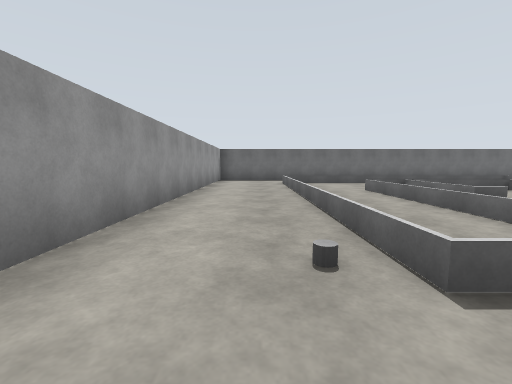
View 1 (above)

21 first-person views from a walk through a Gazebo world. The camera is 1.2 m above the floor, tilts 6° down and sees 90° across. The floor is counted in squares, 2 m on a side. Each view is taken from the middle of a square. On the plan, view 1 faces up. The plan holds only what a view shows up to about 9 squares ahead; the rest is blank.

View 2
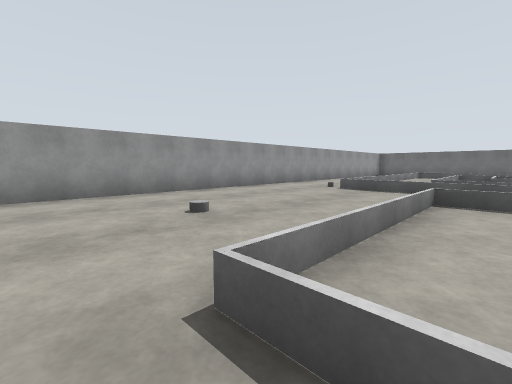

View 3
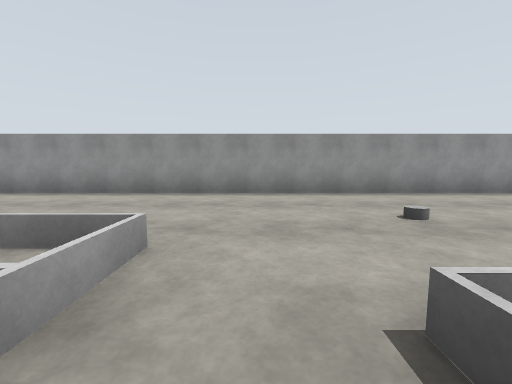

View 4
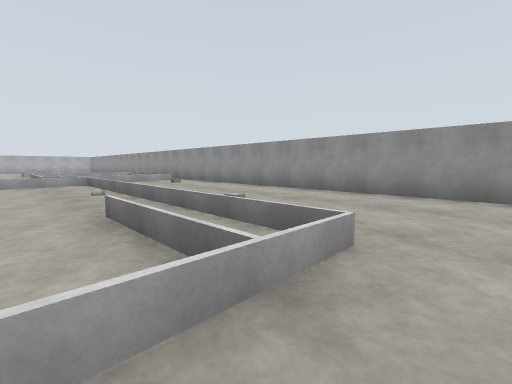

View 5
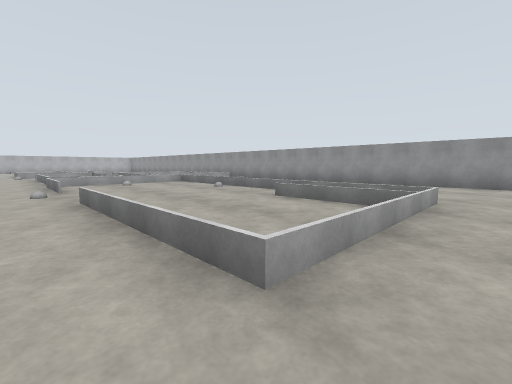

View 6
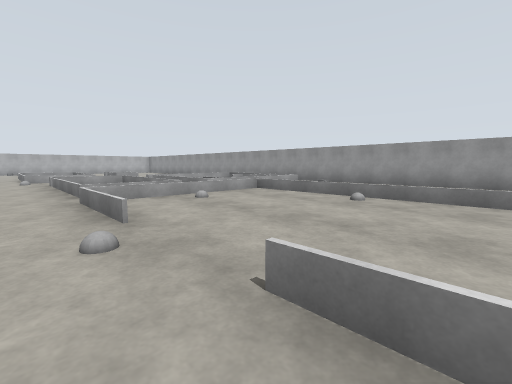

View 7
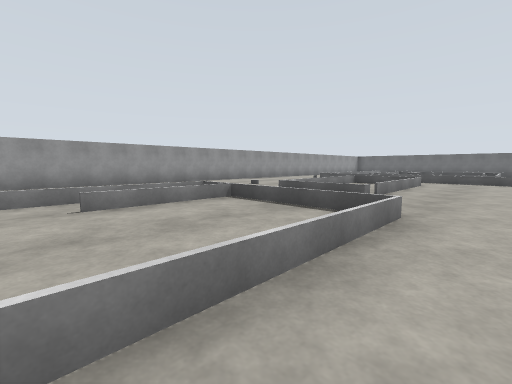

View 8
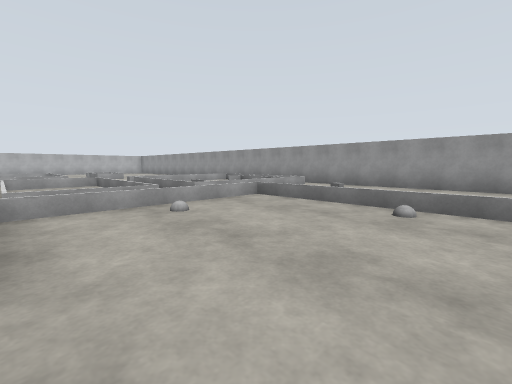

View 9
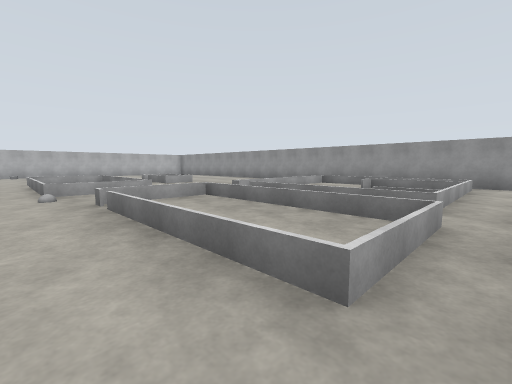

View 10
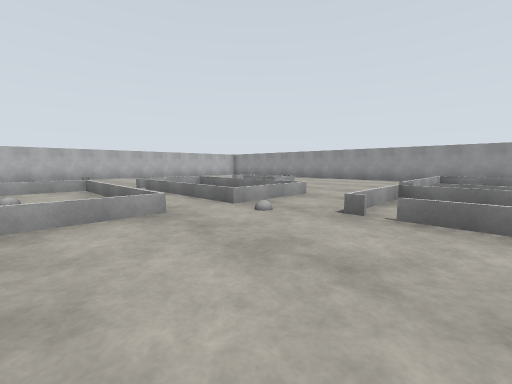

View 11
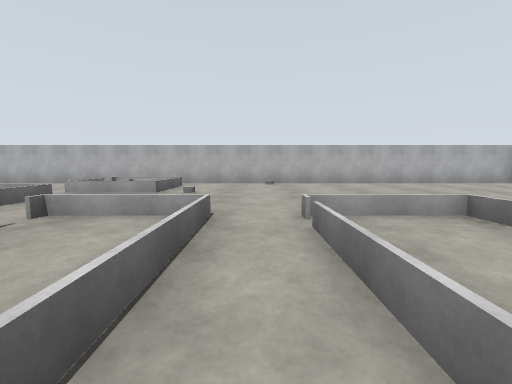

View 12
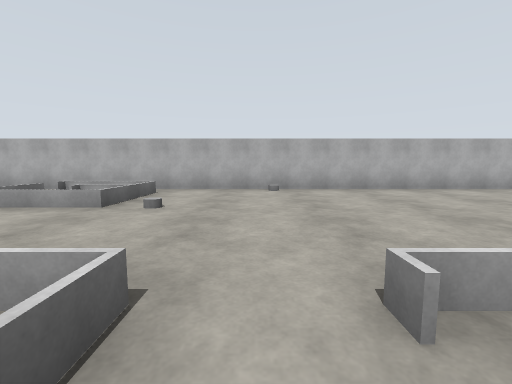

View 13
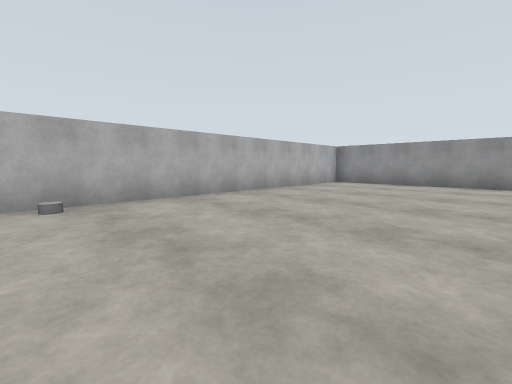

View 14
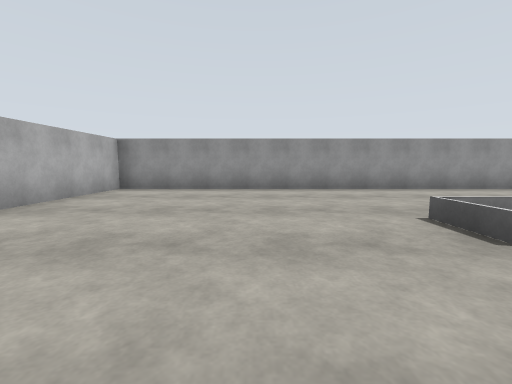

View 15
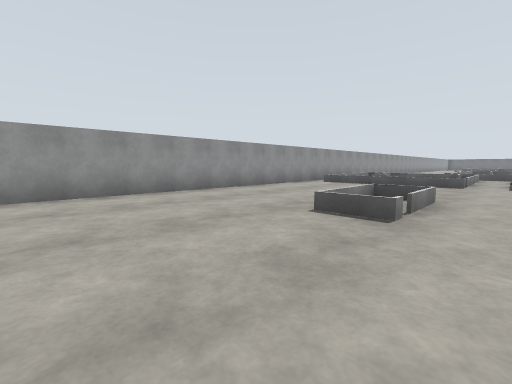

View 16
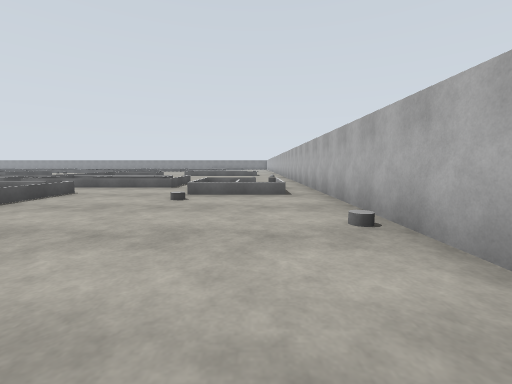

View 17
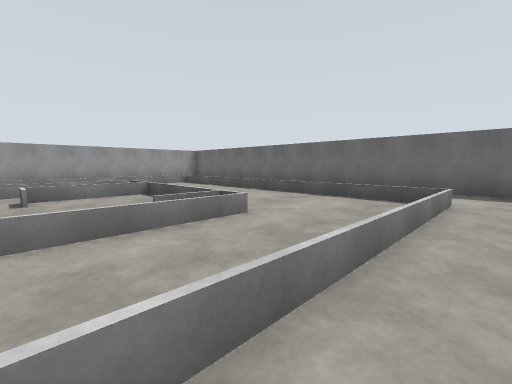

View 18
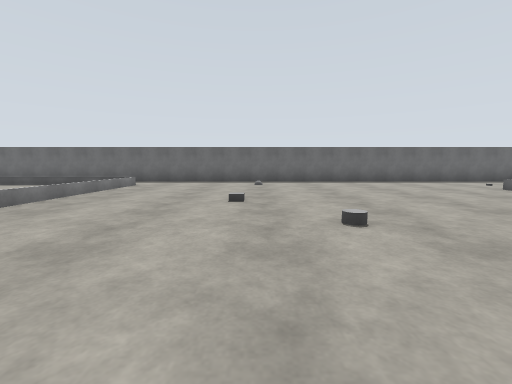

View 19
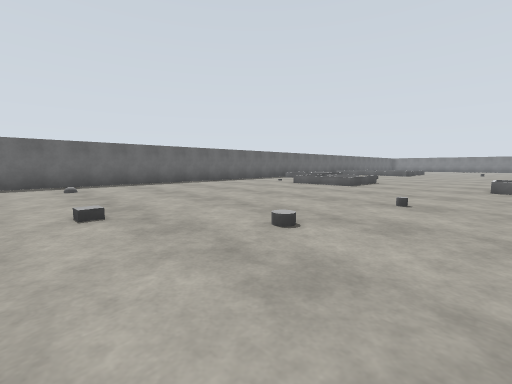

View 20
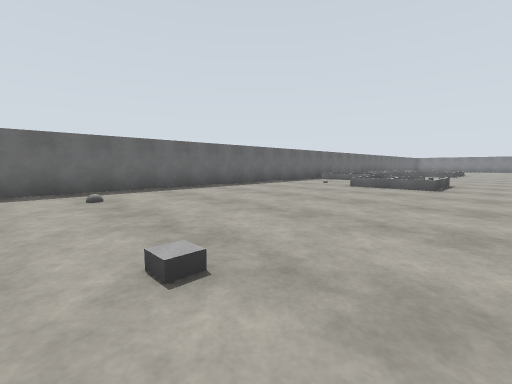

View 21
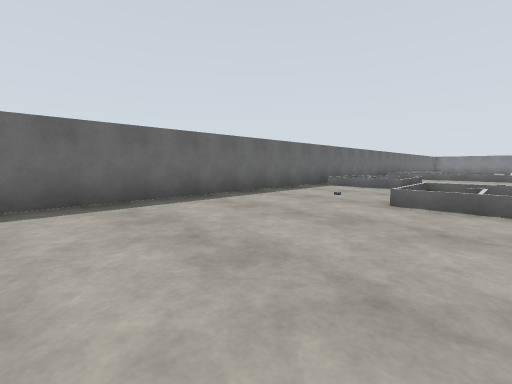

### Floor plan
Key: @ floor where view 1 was taken; # wall or solid block; x gap in a wall; . floor; = window, fence, low wall or low ledge; C grey cylinder; B grey ball; G grey box; O other object.
Columns run from 2 left of view 1 to 26 right of it. Each row starts with its distance up from view 1.
 11      ####################
 10           .............##
  9 #..========............===
  8 #..=#    #=..........O. ==
  7 #..=     #=.........===
  6 #..=#======.........===     =
  5 #..=#==.===...G......=....
  4 #..=#==.#==....C..........
  3 #..=#=#     .....O........
  2 #.C=#== =    .......==.
  1 #..=======    .
  0 #.@..===..
 -1 #....=#=..
 -2 #....=#=..
 -3 #..C.=#=..
 -4 #....===..
 -5 #.........
 -6 #....====.
 -7 #....=..=.
 -8 #..O==..=.
 -9 #...=...=.
-10 #...=.....
-11 #...=B....
-12 #...=...=.
-13 #.O.=...=.
-14 #...x===x.
-15 #.=======.
-16 ##=##==.=.
-17  #== ==.=...
-18  ####====...
-19 ##====..O...
-20 #.....===.==  ==
-21 #.....===.=# ===
-22 #....====.=#====
-23 #....====.=#====
-24 #....====.==.===
-25 #............===
-26 #............===
-27 #.........C===#
-28 #..........===
-29 #........C..######
-30 ######### ###

Where each view was taken, in squares from view 1:
view 1: 0 up, 0 right, facing up
view 2: 5 down, 4 right, facing up-left
view 3: 5 down, 4 right, facing left
view 4: 5 down, 4 right, facing down-left
view 5: 5 down, 7 right, facing down-left
view 6: 9 down, 7 right, facing down-left
view 7: 9 down, 7 right, facing up-left
view 8: 10 down, 6 right, facing down-left
view 9: 14 down, 7 right, facing down-left
view 10: 17 down, 9 right, facing down-left
view 11: 21 down, 7 right, facing down
view 12: 23 down, 7 right, facing down
view 13: 25 down, 7 right, facing down-left
view 14: 26 down, 5 right, facing left
view 15: 27 down, 4 right, facing up-left
view 16: 28 down, 4 right, facing right
view 17: 4 up, 9 right, facing up-left
view 18: 1 up, 12 right, facing up
view 19: 2 up, 11 right, facing up-right
view 20: 4 up, 11 right, facing up-right
view 21: 6 up, 14 right, facing up-right
